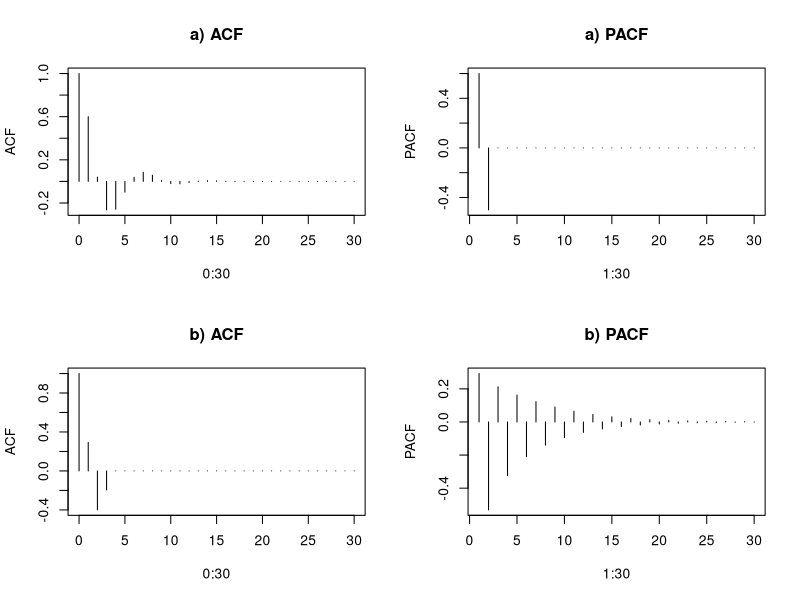
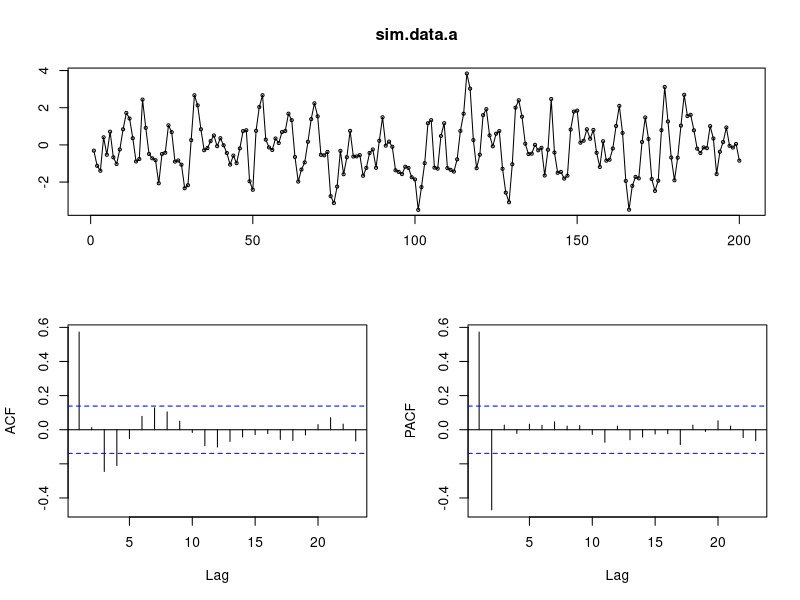
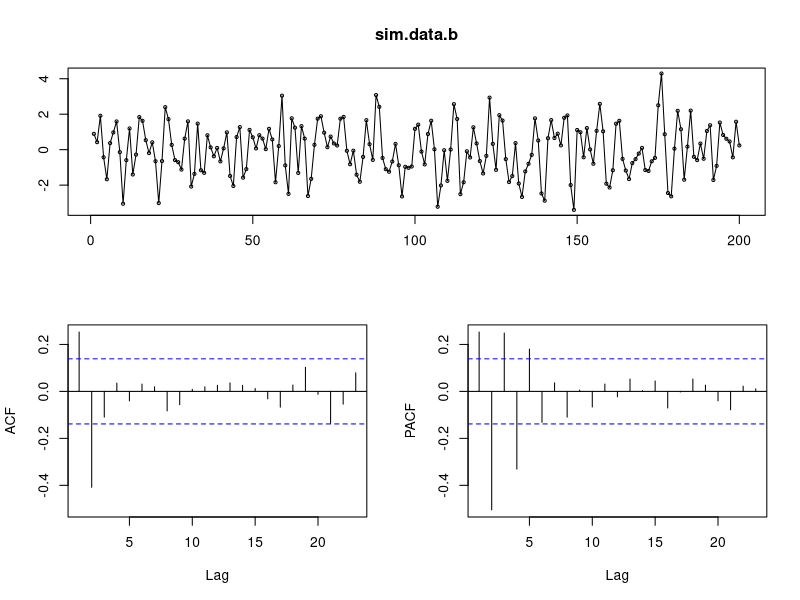

Reproduce these figures in R, in order. (Note: this script raises an error after producing the figures.)
## ---- chunk 1
sim.coef.a <- c(0.9, -0.5)
sim.coef.b <- c(0.8, -0.5, -0.4)
## ---- chunk 2
par(mfrow=c(2,2))
plot(0:30, ARMAacf(ar = sim.coef.a, lag.max = 30), type = "h", ylab = "ACF", main = 'a) ACF')
plot(1:30, ARMAacf(ar = sim.coef.a, lag.max = 30, pacf = TRUE), type = "h", ylab = "PACF", main = 'a) PACF')
plot(0:30, ARMAacf(ma = sim.coef.b, lag.max = 30), type = "h", ylab = "ACF", main = 'b) ACF')
plot(1:30, ARMAacf(ma = sim.coef.b, lag.max = 30, pacf = TRUE), type = "h", ylab = "PACF", main = 'b) PACF')

## ---- chunk 3
sim.data.a <- arima.sim(list(ar=sim.coef.a), n=200)
sim.data.b <- arima.sim(list(ma=sim.coef.b), n=200)
## ---- chunk 4
library(forecast)
tsdisplay(sim.data.a)
tsdisplay(sim.data.b)
## ---- chunk 5
coefs.i <- c(1, -0.5, -2)
abs(polyroot(coefs.i))
## ---- chunk 6
coefs.ii <- c(1, -1)
abs(polyroot(coefs.ii))
## ---- chunk 7
alphas <- c()
counter <- 1
for(alpha in -100:100){
  if(abs(polyroot(c(1,0.5,-((alpha/10))))) > 1){
    alphas[counter] <- (alpha/10)
    counter <- counter + 1
  }
}
alphas
## ---- chunk 8
polyroots <- c()
for(alpha in 1:10){
  polyroots[alpha] <- abs(polyroot(c(1,-alpha)))
}
polyroots
